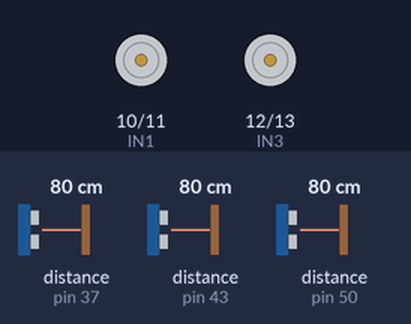
A sketch run on a simulated Arduino Mega 2560, built with avr-gcc and run on an emulated ATmega2560. Parts: motor-driver pin pairs drawn as motors (green arrow = first pin HIGH = forward, orange = second pin HIGH = backward, longer = more drive). The inputs (shaded band) are chosen by the test bench; at power-on: distance to the obstacle (sensors on pin 37, pin 50, pin 43) 80 cm. The echo pulse lasts 58.3 µs per cm; what the sketch prints to the serial monitor is not drawn.

Above: at 1.2 s.
1.3 s: distance to the obstacle (sensor on pin 37) set to 32 cm
2.8 s: distance to the obstacle (sensor on pin 37) set to 26 cm
At 4.0 s:
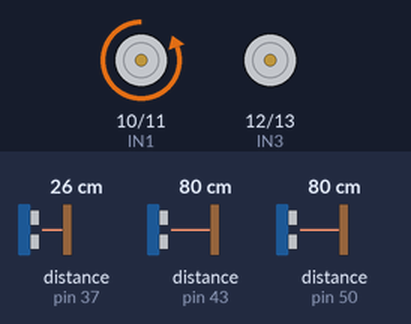
4.3 s: distance to the obstacle (sensor on pin 50) set to 6 cm
5.8 s: distance to the obstacle (sensor on pin 50) set to 3 cm
At 6.3 s:
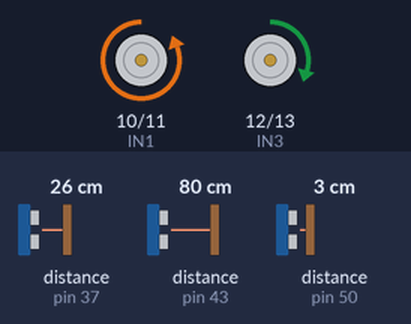
7.3 s: distance to the obstacle (sensor on pin 50) set to 33 cm
10.3 s: distance to the obstacle (sensor on pin 43) set to 299 cm
At 11.1 s:
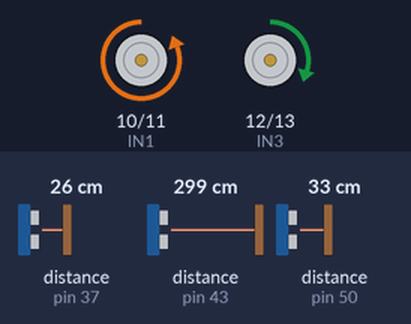
Timing chart, 0 to 13.3 s (numbered marks = the images above; inputs shaded):
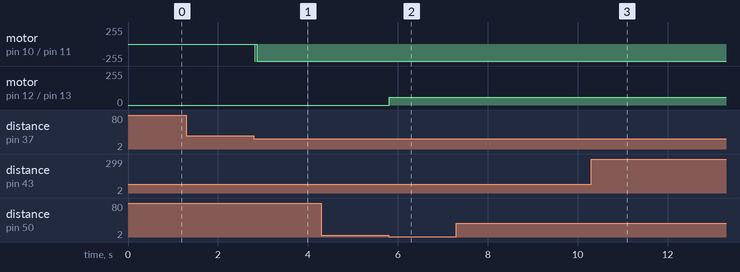

Measured:
- the behaviour switches between 30 and 29 cm on distance to the obstacle (sensor on pin 37) (found by bisection; images 0 and 1)
- the behaviour switches between 5 and 4 cm on distance to the obstacle (sensor on pin 50) (found by bisection; images 1 and 2)
- after the input at 2.8 s, motor on pin 10 (IN1) / pin 11 (IN2): stopped → backward 255/255 at once
- after the input at 5.8 s, motor on pin 12 (IN3) / pin 13 (IN4): stopped → forward 60/255 at once
- after the input at 10.3 s, motor on pin 10 (IN1) / pin 11 (IN2): stays backward 255/255 (without the input it goes to backward 150/255 after 3.3 s)

The sketch:

codigo.ino
```cpp
int IN1  = 10; //MOTOR ARRASTRE A
int IN2  = 11;//MOTOR ARRASTRE B
int IN3  = 12; //MOTOR CRUSE A
int IN4  = 13; //MOTOR CRUSE B
int Velocidad1 = 60;  // traccion
int Velocidad2 = 150;  //cruse

#include <Ultrasonic.h>
Ultrasonic ultrasonic1(31,37); //SENSOR IZQUIERDO
int distance1;                 //ALMASEN DE DATOS IZQUIERDO

Ultrasonic ultrasonic2(40,43); //SENSOR DERECHO
int distance2;                 //ALMASEN DE DATOS DERECHA

Ultrasonic ultrasonic3(53,50); //SENSOR FRONTAL
int distance3;                 //ALMASEN DE DATOS FRONTAL

void setup() {
  Serial.begin(115200);
 pinMode(IN1, OUTPUT);
 pinMode(IN2, OUTPUT);
 pinMode(IN3, OUTPUT);
 pinMode(IN4, OUTPUT);
 digitalWrite(IN1, LOW);
 digitalWrite(IN2, LOW);
 digitalWrite(IN3, LOW);
 digitalWrite(IN4, LOW);
}

void loop() {
   distance1 = ultrasonic1.read();
   distance2 = ultrasonic2.read();
   distance3 = ultrasonic3.read();

   Serial.print("didtancia1 CM  ");
   Serial.println(distance1);
   Serial.print("didtancia2 CM  ");
   Serial.println(distance2);
   Serial.print("didtancia3 CM ");
   Serial.println(distance3);

  if(distance1, distance2, distance3 <= 4){
   robotAvanza();
  }
  if(distance1, distance2, distance3 > 40){
   noCruza();
  }
  if(distance1 < 30){
   robotDerecha();
  }
  if(distance2 < 30){
   robotIzquierda();
  }
  if(distance3 < 40){
   robotDerecha();
  }

}

// void loop(){

// }
void robotAvanza(){
  // digitalWrite(IN3,HIGH);
  analogWrite(IN3,Velocidad1);
  digitalWrite(IN4,LOW);
  Serial.println(Velocidad1);
}

void noCruza(){
  digitalWrite(IN1,LOW);
  digitalWrite(IN2,LOW);
}

void robotDerecha()
{ digitalWrite(IN1,LOW);
  analogWrite(IN2,Velocidad2);
  digitalWrite(IN2,HIGH);
}

void robotIzquierda()
{ digitalWrite(IN2,LOW);
  analogWrite(IN1,Velocidad2);
  digitalWrite(IN1,HIGH);
}
```
